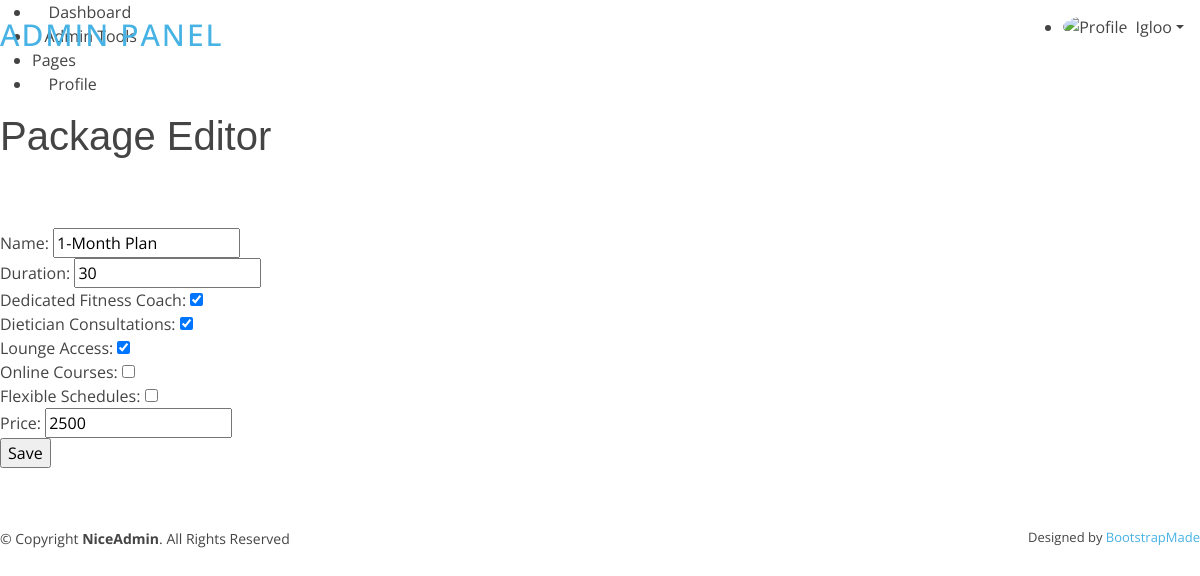
The page /admin/package/modify?id=1 (signed in) on the database as committed earlier.
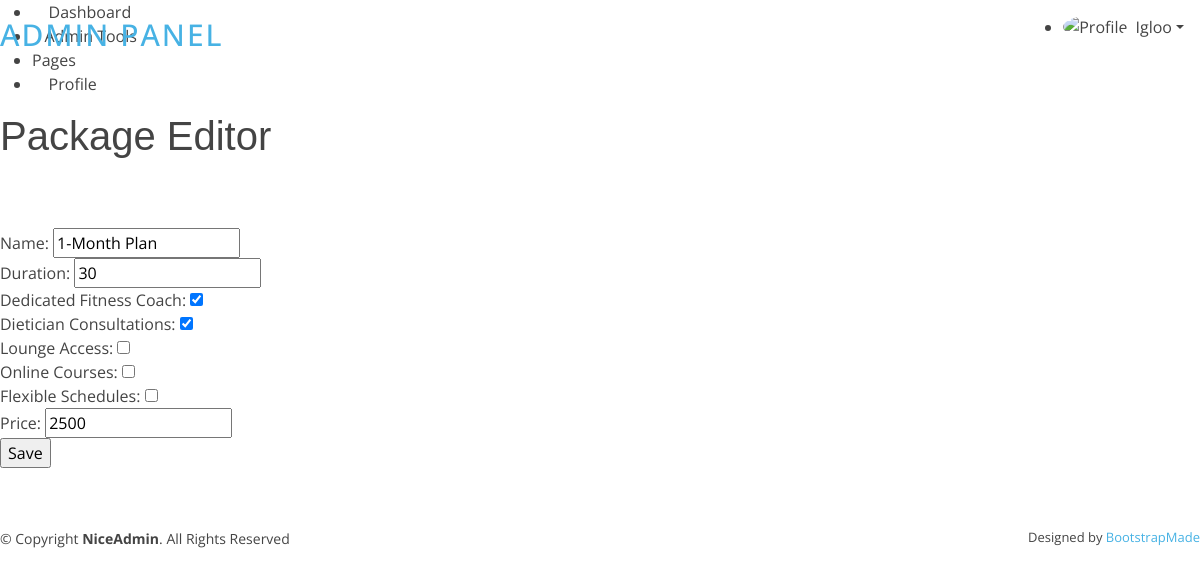
The same page on the database as committed later.
### app.py (models this page shows, shortened)
class Package(db.Model):
    pkg_id = db.Column(db.Integer, primary_key=True, autoincrement=True)
    name = db.Column(db.String(20))
    duration = db.Column(db.Integer)
    feature_coach = db.Column(db.Boolean)
    feature_dietician = db.Column(db.Boolean)
    feature_lounge = db.Column(db.Boolean)
    feature_courses = db.Column(db.Boolean)
    feature_schedules = db.Column(db.Boolean)
    price = db.Column(db.Integer)

### app.py (the view, shortened to what this page needs)
@app.route("/admin/package/modify",methods=["GET","POST"])
def modify_package():
    admin = current_user
    if not isinstance(admin,Admin):
        return redirect(url_for('admin_login'))
    id = request.args.get('id')
    package = Package.query.get(id)
    return render_template("/admin/package_modify.html",admin=admin, package=package)

### app.py (called while the page is built)
@login_manager.user_loader
def load_user(user_id):
    admin = Admin.query.get(user_id)
    if admin is None:
        member = Members.query.get(user_id)
        if member is None:
            trainer = Trainers.query.get(user_id)
            return trainer  # Return the trainer user if found
        return member  # Return the regular member user if found
    return admin  # Return the admin user if found

### templates/admin/package_modify.html
{% extends "/admin/header.html" %}
{% block content %}
<div class="pagetitle">
  <h1>Package Editor</h1>
</div>
<section class="section dashboard">
  <div class="row">
    <div class="col">
      <form method="POST" action="#">
        <div>
            <label for="name">Name:</label>
            <input type="text" id="name" name="name" value="{{ package.name }}">
        </div>
        <div>
            <label for="duration">Duration:</label>
            <input type="number" id="duration" name="duration" value="{{ package.duration }}">
        </div>
        <div>
            <label for="feature_coach">Dedicated Fitness Coach:</label>
            <input type="checkbox" name="feature_coach" {% if package.feature_coach %}checked{% endif %}>
        </div>
        <div>
            <label for="feature_dietician">Dietician Consultations:</label>
            <input type="checkbox" name="feature_dietician" {% if package.feature_dietician %}checked{% endif %}>
        </div>
        <div>
            <label for="feature_lounge">Lounge Access:</label>
            <input type="checkbox" name="feature_lounge" {% if package.feature_lounge %}checked{% endif %}>
        </div>
        <div>
            <label for="feature_courses">Online Courses:</label>
            <input type="checkbox" name="feature_courses" {% if package.feature_courses %}checked{% endif %}>
        </div>
        <div>
            <label for="feature_schedules">Flexible Schedules:</label>
            <input type="checkbox" name="feature_schedules" {% if package.feature_schedules %}checked{% endif %}>
        </div>
        <div>
            <label for="price">Price:</label>
            <input type="number" id="price" name="price" value="{{ package.price }}">
        </div>
        <div>
            <input type="submit" value="Save">
        </div>
    </form>
    </div>
  </div>
</section>
{% endblock %}

Rows that differ between the two databases and show on the page:
changed Package "1-Month Plan": feature_lounge "☑" → "☐"
